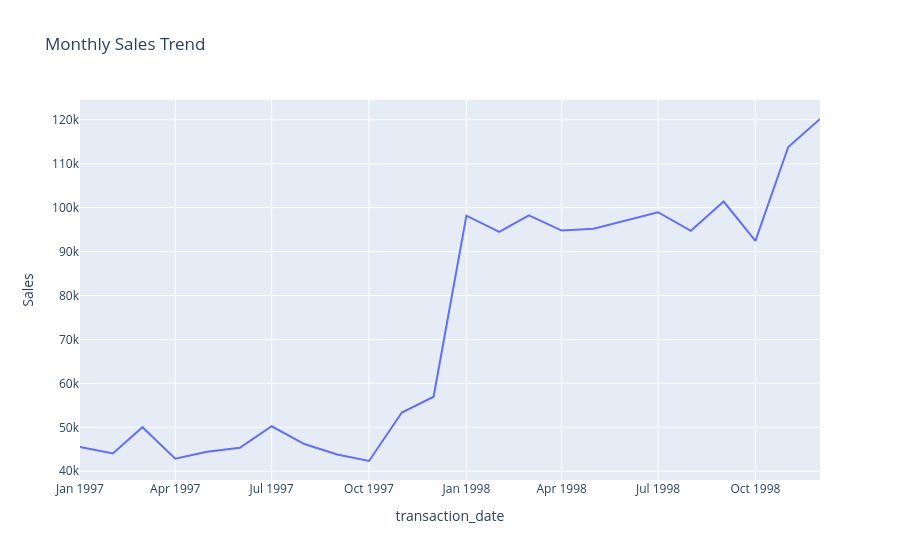

Notebook cell for this chart:
### Code cell
fig = px.line(
    monthly_sales,
    x='transaction_date',
    y='Sales',
    title='Monthly Sales Trend'
)

fig.show()

### Figure 1 — Plotly figure (JSON) as saved in the notebook; plotly's stock layout.template omitted (floating-point values rounded to 4 significant figures)
{"data": [{"hovertemplate": "transaction_date=%{x}<br>Sales=%{y}<extra></extra>", "legendgroup": "", "line": {"color": "#636efa", "dash": "solid"}, "marker": {"symbol": "circle"}, "mode": "lines", "name": "", "orientation": "v", "showlegend": false, "type": "scatter", "x": ["1997-01", "1997-02", "1997-03", "1997-04", "1997-05", "1997-06", "1997-07", "1997-08", "1997-09", "1997-10", "1997-11", "1997-12", "1998-01", "1998-02", "1998-03", "1998-04", "1998-05", "1998-06", "1998-07", "1998-08", "1998-09", "1998-10", "1998-11", "1998-12"], "xaxis": "x", "y": [45540.0, 44060.0, 50030.0, 42880.0, 44460.0, 45330.0, 50250.0, 46200.0, 43830.0, 42340.0, 53360.0, 56970.0, 98160.0, 94500.0, 98220.0, 94780.0, 95180.0, 97050.0, 98940.0, 94720.0, 101400.0, 92440.0, 113800.0, 120200.0], "yaxis": "y"}], "layout": {"legend": {"tracegroupgap": 0}, "title": {"text": "Monthly Sales Trend"}, "xaxis": {"anchor": "y", "domain": [0, 1], "title": {"text": "transaction_date"}}, "yaxis": {"anchor": "x", "domain": [0, 1], "title": {"text": "Sales"}}}}
